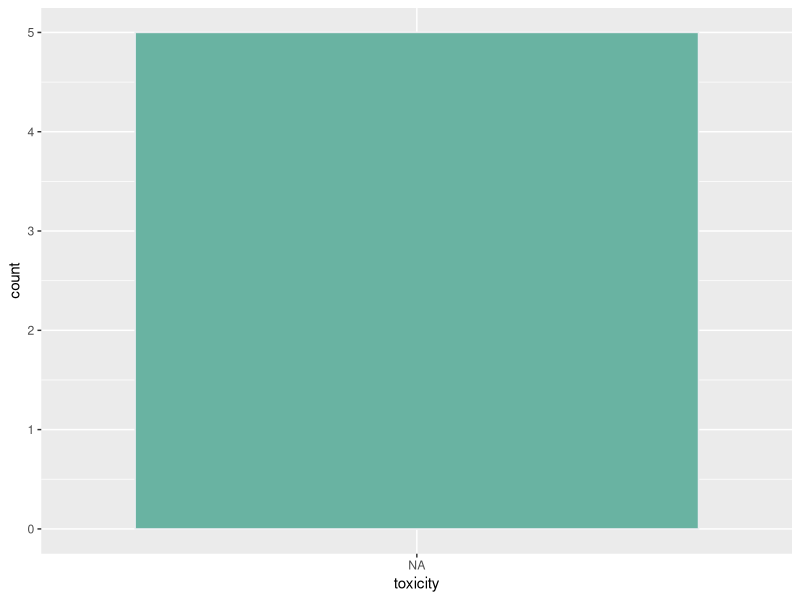

Recreate this plot in R.
library(ggplot2)
library("dplyr")


score<-list.files(path = "data/", pattern = NULL, all.files = TRUE, full.names = FALSE, recursive = FALSE, ignore.case = FALSE, include.dirs = FALSE, no.. = FALSE)
toxicity<-substr(score,1,3)
toxicity<-toxicity[5:length(toxicity)]
score<- data.frame(toxicity)

head(score)

ggplot(score ,aes(x=toxicity))+   stat_count(fill="#69b3a2", color="#e9ecef",)
